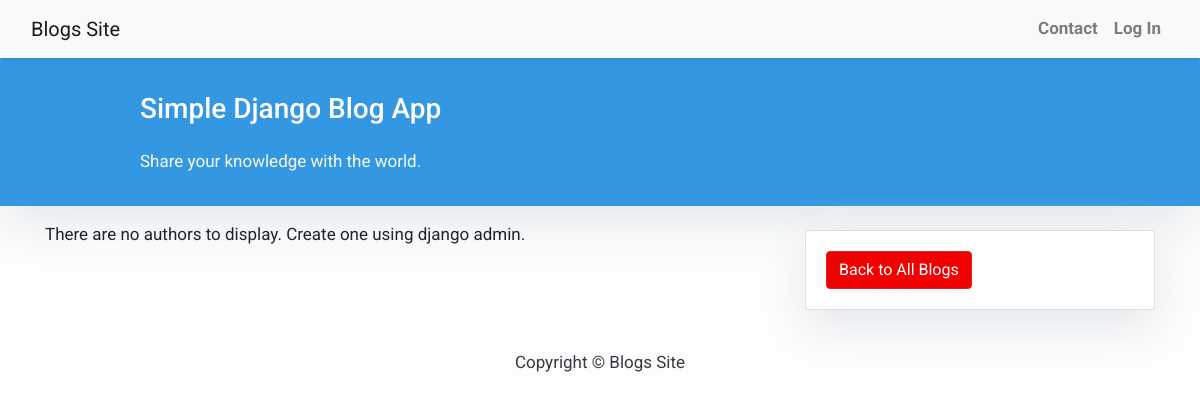
/author/all/, run on an earlier commit of the app's database.
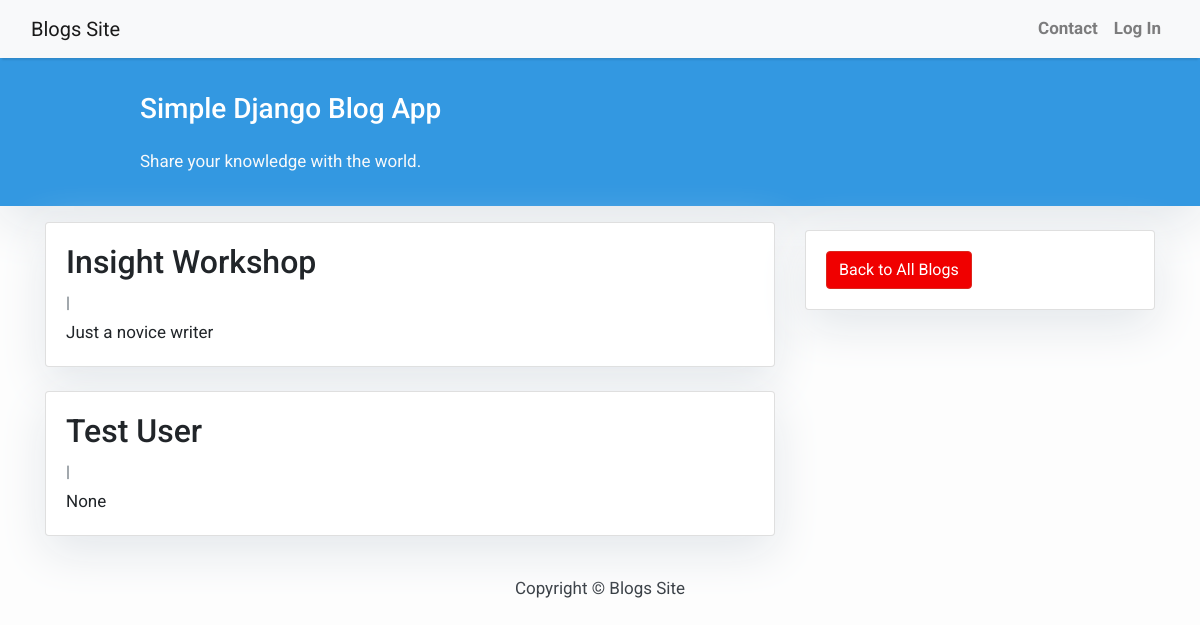
And on a later commit of the database.
### author/models.py (models this page shows, shortened)
class Author(models.Model):
    user = models.OneToOneField(User, on_delete=models.CASCADE)
    name = models.CharField(max_length=150)
    bio = models.CharField(max_length=200, null=True, blank=True)
    occupation = models.CharField(max_length=100, null=True, blank=True)
    profile_image = models.ImageField(null=True, blank=True)

### author/views.py (the view)
# urls.py: path('all/', AuthorList.as_view(), name='authors'),
class AuthorList(ListView):
    model = Author
    context_object_name = 'authors'
    template_name = 'blog/authors.html'
    paginate_by = 3

### templates/blog/authors.html (shortened to what this page needs)
{% extends 'blog/base.html' %}
{% block content %}
<header class="masthead">
    <div class="container">
        <div class="row">
            <div class=" col-md-8 col-md-10 mx-auto">
                <div class="site-heading">
                    <h3 class=" site-heading my-4 mt-3 text-white"> Simple Django Blog App </h3>
                    <p class="text-light">Share your knowledge with the world. &nbsp
                    </p>
                </div>
            </div>
        </div>
    </div>
</header>
<div class="container">
    <div class="row">
        <div class="col-md-8 mt-3 left">
            {% if not authors %}
            There are no authors to display. Create one using django admin.
            {% endif %}
            {% for author in authors %}
            <div class="card mb-4">
                <div class="card-body">
                    <h2 class="card-title">{{ author.name }}</h2>
                    <p class="card-text text-muted h6">{{ author.username }} | {{ author.email}} </p>
                    <p class="card-text">{{author.bio|slice:":200" }}</p>
                </div>
            </div>
            {% endfor %}
        </div>
        {% block sidebar %}
        <div class="col-md-4 float-right ">
            <div class="card my-4">
                <div class="card-body">
                    <a href="{% url 'blog:home' %}" class="btn btn-danger">Back to All Blogs</a>
                </div>
            </div>
        </div>
        {% endblock sidebar %}
    </div>
</div>
{%endblock%}

What changed in the data, as far as the page shows it:
added Author: name "Insight Workshop", bio "Just a novice writer"
added Author: name "Test User", bio "None"
Also different on the page:
text no longer shown: "There are no authors to display. Create one using django admin."
